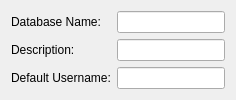
<?xml version="1.0" encoding="UTF-8"?>
<ui version="4.0">
 <class>NewDatabaseWizardPageGeneral</class>
 <widget class="QWizardPage" name="NewDatabaseWizardPageGeneral">
  <property name="windowTitle">
   <string>WizardPage</string>
  </property>
  <property name="title">
   <string>General Database Information</string>
  </property>
  <property name="subTitle">
   <string>Please fill in the name, and optional description and default username for your new database:</string>
  </property>
  <layout class="QFormLayout" name="formLayout">
   <item row="0" column="0">
    <widget class="QLabel" name="databaseNameLabel">
     <property name="text">
      <string>Database Name:</string>
     </property>
    </widget>
   </item>
   <item row="0" column="1">
    <widget class="QLineEdit" name="databaseName"/>
   </item>
   <item row="1" column="0">
    <widget class="QLabel" name="databaseDescriptionLabel">
     <property name="text">
      <string>Description:</string>
     </property>
    </widget>
   </item>
   <item row="1" column="1">
    <widget class="QLineEdit" name="databaseDescription"/>
   </item>
   <item row="2" column="0">
    <widget class="QLabel" name="databaseDefaultUsernameLabel">
     <property name="text">
      <string>Default Username:</string>
     </property>
    </widget>
   </item>
   <item row="2" column="1">
    <widget class="QLineEdit" name="databaseDefaultUsername"/>
   </item>
  </layout>
 </widget>
 <resources/>
 <connections/>
</ui>
